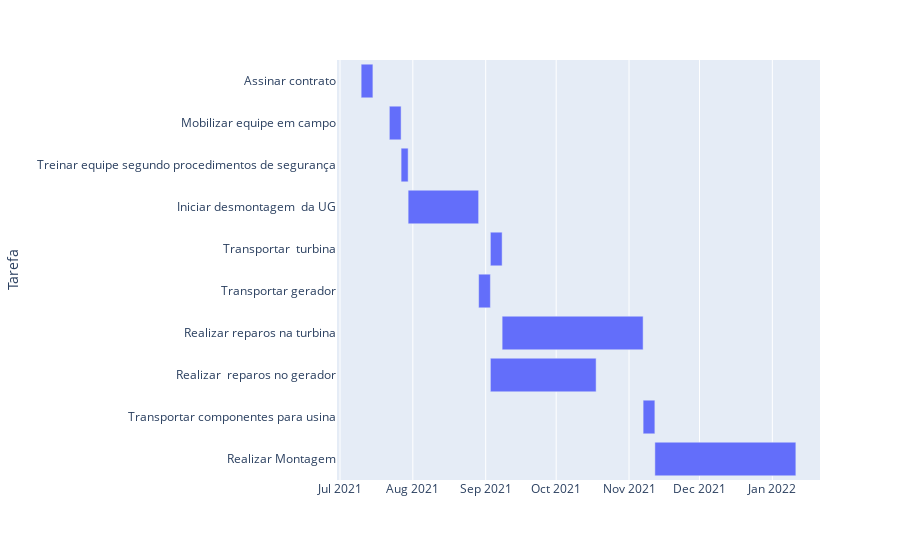

Write notebook code for a chart like this one.
### Code cell
fig = px.timeline(tarefas, x_start = 'Início', x_end = 'Fim', y = 'Tarefa')
fig.update_yaxes(autorange='reversed')
fig.show()

### Figure 1 — Plotly figure (JSON) as saved in the notebook; plotly's stock layout.template omitted (floating-point values rounded to 4 significant figures)
{"data": [{"alignmentgroup": "True", "base": ["2021-07-10T00:00:00", "2021-07-22T00:00:00", "2021-07-27T00:00:00", "2021-07-30T00:00:00", "2021-09-03T00:00:00", "2021-08-29T00:00:00", "2021-09-08T00:00:00", "2021-09-03T00:00:00", "2021-11-07T00:00:00", "2021-11-12T00:00:00"], "hovertemplate": "Início=%{base}<br>Fim=%{x}<br>Tarefa=%{y}<extra></extra>", "legendgroup": "", "marker": {"color": "#636efa", "pattern": {"shape": ""}}, "name": "", "offsetgroup": "", "orientation": "h", "showlegend": false, "textposition": "auto", "type": "bar", "x": [432000000, 432000000, 259200000, 2592000000, 432000000, 432000000, 5184000000, 3888000000, 432000000, 5184000000], "xaxis": "x", "y": ["Assinar contrato", "Mobilizar equipe em campo", "Treinar equipe segundo procedimentos de segurança", "Iniciar desmontagem  da UG", "Transportar  turbina", "Transportar gerador", "Realizar reparos na turbina", "Realizar  reparos no gerador", "Transportar componentes para usina", "Realizar Montagem"], "yaxis": "y"}], "layout": {"autosize": true, "barmode": "overlay", "legend": {"tracegroupgap": 0}, "margin": {"t": 60}, "xaxis": {"anchor": "y", "autorange": true, "domain": [0, 1], "range": ["2021-06-29 17:20", "2022-01-21 06:40"], "type": "date"}, "yaxis": {"anchor": "x", "autorange": true, "domain": [0, 1], "range": [9.5, -0.5], "title": {"text": "Tarefa"}, "type": "category"}}}
